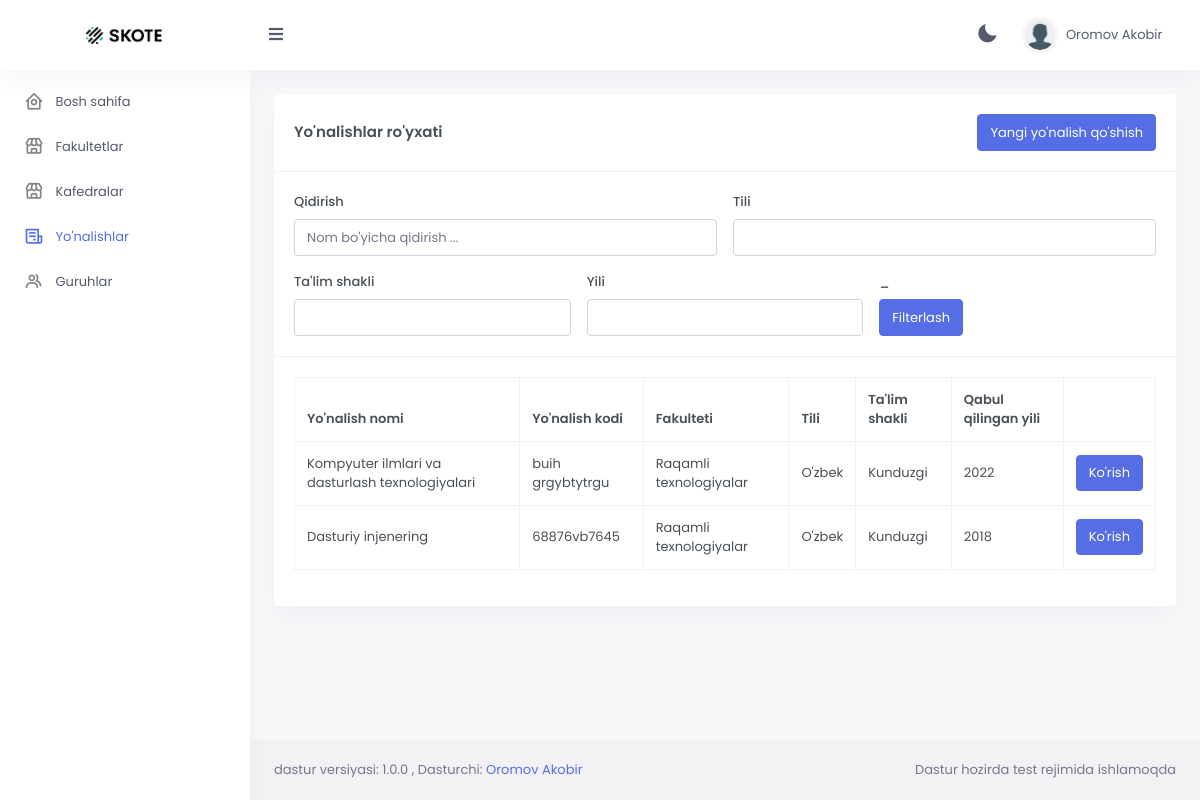
Page /department/direction/all (signed in) on the committed database.
### accounts/models.py (models this page shows, shortened)
class User(AbstractUser):
    phone_number = models.CharField(max_length=30, default='')
    father_name = models.CharField(max_length=100, default='')
    image = models.ImageField(null=True, blank=True)
    class Meta:
        verbose_name = 'User'
        verbose_name_plural = '1. Userlar'

### curriculum/models.py (models this page shows, shortened)
class Direction(models.Model):
    LANGUAGE_CHOICES = (
        ("O'zbek", "O'zbek"),
        ("Rus", "Rus"),
        ("Boshqa", "Boshqa")
    )
    STUDY_FORM_CHOICES = (
        ("Kunduzgi", "Kunduzgi"),
        ("Kechki", "Kechki"),
        ("Sirtqi", "Sirtqi"),
    )
    name = models.CharField(max_length=150, verbose_name='Yo\'nalish nomi')
    faculty = models.ForeignKey(Faculty, on_delete=models.CASCADE, verbose_name='Fakulteti')
    code = models.CharField(max_length=30,null=True, blank=True, verbose_name='Yo\'nalish kodi')
    language = models.CharField(max_length=10, choices=LANGUAGE_CHOICES, verbose_name="Ta'lim tili")
    study_form = models.CharField(max_length=15,choices=STUDY_FORM_CHOICES, verbose_name="Ta'lim shakli")
    year = models.IntegerField(verbose_name='Qabul qilingan yili')
    class Meta:
        verbose_name = 'Yo\'nalish'
        verbose_name_plural = '4. Barcha yo\'nalishlar'

class Faculty(models.Model):
    manager = models.OneToOneField(FacultyManager, on_delete=models.CASCADE)
    name = models.CharField(max_length=150)
    def __str__(self) -> str:
        return self.name
    class Meta:
        verbose_name = 'Fakultet'
        verbose_name_plural = '1. Fakultetlar'

### department/decorators.py (the view)
    def wrapper_func(request: WSGIRequest, *args, **kwargs):
        user = request.user
        if not request.user.is_authenticated:
            raise Http404
        try:
            employee = DepartmentEmployee.objects.get(user_id=request.user.pk)
            employee.user.groups.get(name=DEPARTMENT.name)
        except:
            raise Http404
        return func(request, *args, **kwargs)

### department/forms.py
class DirectionForm(forms.ModelForm):
    class Meta:
        model = Direction
        fields = [
            'name', 'code', 'faculty', 'year',
            'language', 'study_form'
        ]
    def __init__(self, *args, **kwargs):
        super(DirectionForm, self).__init__(*args, **kwargs)
        self.fields['name'].widget.attrs['class'] = 'form-control'
        self.fields['year'].widget.attrs['class'] = 'form-control'
        self.fields['code'].widget.attrs['class'] = 'form-control'
        self.fields['faculty'].widget.attrs['class'] = 'form-select'
        self.fields['language'].widget.attrs['class'] = 'form-select'
        self.fields['study_form'].widget.attrs['class'] = 'form-select'

### department/views/directions.py (called while the page is built)
@login_required(login_url='login')
@security_decorator
def all_direction(request: WSGIRequest):
    search = request.GET.get('search', None)
    language = request.GET.get('language', None)
    study_form = request.GET.get('form', None)
    year = request.GET.get('year', None)
    data = Direction.objects.all()
    if search:
        data = data.filter(name__contains=search)
    if language:
        data = data.filter(language=language)
    if study_form:
        data = data.filter(study_form=study_form)
    if year:
        data = data.filter(year=year)
    form = DirectionForm()
    return render(request, 'department/direction/all.html', {
        'data': data,
        'form': form,
    })

### templates/department/direction/all.html (shortened to what this page needs)
{% extends 'department/base.html' %}
{% block content %}
<div class="row">
    <div class="col-lg-12">
        <div class="card">
            <div class="card-body border-bottom">
                <div class="d-flex align-items-center">
                    <h5 class="mb-0 card-title flex-grow-1"> Yo'nalishlar ro'yxati </h5>
                    <div class="flex-shrink-0">
                        <a href="#" class="btn btn-primary" data-bs-toggle="modal" data-bs-target="#add_direction">Yangi yo'nalish qo'shish</a>
                    </div>
                </div>
            </div>
            <div class="card-body border-bottom">
                <form class="row g-3" method="GET">
                    <div class="col-xxl-4 col-lg-6 form-group">
                        <label for="searchInput">Qidirish</label>
                        <input name="search" type="search" class="form-control" id="searchInput" placeholder="Nom bo'yicha qidirish ...">
                    </div>
                    <div class="col-xxl-2 col-lg-6 form-group" data-select2-id="8">
                        <label for="select_language">Tili</label>
                        <select name="language" class="form-control select2 select2-hidden-accessible" data-select2-id="1" tabindex="-1" aria-hidden="true" id="select_language">
                            <option value=""></option>
                            <option value="O'zbek">O'zbek</option>
                        </select>
                    </div>
                    <div class="col-xxl-2 col-lg-4 form-group" data-select2-id="18">
                        <label for="s_form"> Ta'lim shakli </label>
                        <select name="form" class="form-control select2 select2-hidden-accessible" data-select2-id="4" tabindex="-1" aria-hidden="true" id="s_form">
                            <option value=""></option>
                            <option value="Kunduzgi">Kunduzgi</option>
                        </select>
                    </div>
                    <div class="col-xxl-2 col-lg-4 form-group">
                        <label for="year_s">Yili</label>
                        <input type="number" name="year" id="year_s" class="form-control">
                    </div>
                    <div class="col-xxl-2 col-lg-4 form-group">
                        <label for="w">_</label><br>
                        <input type="submit" value="Filterlash" class="btn btn-primary" id="w">
                    </div>
                </form>
            </div>
            <div class="card-body">
                <div class="table-responsive">
                    <table class="table table-bordered align-middle nowrap">
                        <thead>
                            <tr>
                                <th scope="col">Yo'nalish nomi</th>
                                <th scope="col">Yo'nalish kodi</th>
                                <th scope="col">Fakulteti</th>
                                <th scope="col">Tili</th>
                                <th scope="col">Ta'lim shakli</th>
                                <th scope="col">Qabul qilingan yili</th>
                                <th scope="col"></th>
                            </tr>
                        </thead>
                        <tbody>
                            {% for i in data %}
                            <tr>
                                <td>{{i.name}}</td>
                                <td>{{i.code}}</td>
                                <td>{{i.faculty.name}}</td>
                                <td>{{i.language}}</td>
                                <td>{{i.study_form}}</td>
                                <td>{{i.year}}</td>
                                <td>
                                    <a href="{% url 'd_detail_direction' i.pk %}" class="btn btn-primary">Ko'rish</a>
                                </td>
                            </tr>
                           {% endfor %}
                        </tbody>
                    </table>
                </div>
            </div>
        </div>
    </div>
</div>
{% endblock %}

### templates/department/base.html (shortened to what this page needs)
<!doctype html>
{% load static %}
<html lang="en">
<head>
    <link href="{% static 'skote/assets/css/bootstrap.min.css' %}" id="bootstrap-style" rel="stylesheet"
        type="text/css" />
    <link href="{% static 'skote/assets/css/icons.min.css' %}" rel="stylesheet" type="text/css" />
    <link href="{% static 'skote/assets/css/app.min.css' %}" id="app-style" rel="stylesheet" type="text/css" />
</head>
<body data-sidebar="dark" data-layout-mode="dark">
        <div id="layout-wrapper">
            <header id="page-topbar">
                <div class="navbar-header">
                    <div class="d-flex">
                        <div class="navbar-brand-box">
                            <a href="#" class="logo logo-dark" style="pointer-events: none;">
                                <span class="logo-lg">
                                    <img src="{% static 'skote/assets/images/logo-dark.png' %}" alt="" height="17">
                                </span>
                            </a>
                        </div>
                        <button type="button" class="btn btn-sm px-3 font-size-16 header-item waves-effect"
                            id="vertical-menu-btn">
                            <i class="fa fa-fw fa-bars"></i>
                        </button>
                    </div>
                    <div class="d-flex">
                        <div class="dropdown d-inline-block">
                            <button type="button" class="btn header-item noti-icon waves-effect" data-bs-toggle="dark-mode">
                                <i class='bx bxs-moon' id="icon_dark_mode"></i>
                            </button>
                        </div>
                        <div class="dropdown d-inline-block">
                            <button type="button" class="btn header-item waves-effect" id="page-header-user-dropdown"
                                data-bs-toggle="dropdown" aria-haspopup="true" aria-expanded="false">
                                <img class="rounded-circle header-profile-user"
                                    src="{% static 'skote/assets/images/users/avatar_default.png' %}"
                                    alt="Header Avatar">
                                <span class="d-none d-xl-inline-block ms-1" key="t-henry"> {{user.last_name}} {{user.first_name}} </span>
                                <i class="mdi mdi-chevron-down d-none d-xl-inline-block"></i>
                            </button>
                        </div>
                    </div>
                </div>
            </header>
            <div class="vertical-menu">
                <div data-simplebar class="h-100">
                    <div id="sidebar-menu">
                        <ul class="metismenu list-unstyled" id="side-menu">
                            <li>
                                <a href="#" >
                                    <i class="bx bx-home-circle"></i>
                                    <span key="t-dashboards"> Bosh sahifa </span>
                                </a>
                            </li>
                            <li>
                                <a href="{% url 'd_faculty_all' %}">
                                    <i class="bx bx-store"></i>
                                    <span key="t-dashboards">Fakultetlar</span>
                                </a>
                            </li>
                            <li>
                                <a href="{% url 'd_all_cafedra' %}">
                                    <i class="bx bx-store"></i>
                                    <span key="t-dashboards">Kafedralar</span>
                                </a>
                            </li>
                            <li>
                                <a href="{% url 'd_all_direction' %}">
                                    <i class="bx bx-receipt"></i>
                                    <span key="t-dashboards">Yo'nalishlar</span>
                                </a>
                            </li>
                            <li>
                                <a href="{% url 'd_groups_all' %}">
                                    <i class="bx bx-group"></i>
                                    <span key="t-dashboards">Guruhlar</span>
                                </a>
                            </li>
                        </ul>
                    </div>
                </div>
            </div>
            <div class="main-content">
                <div class="page-content">
                    <div class="container-fluid">
                        {% block content %}{% endblock %}
                    </div>
                </div>
                <footer class="footer">
                    <div class="container-fluid">
                        <div class="row">
                            <div class="col-sm-6"> dastur versiyasi: 1.0.0 , Dasturchi: <a href="#">Oromov Akobir</a></div>
                            <div class="col-sm-6"><div class="text-sm-end d-none d-sm-block"> Dastur hozirda test rejimida ishlamoqda </div></div>
                        </div>
                    </div>
                </footer>
            </div>
        </div>
    </body>
</html>

### rows in the picture
User: last_name "Oromov", first_name "Akobir"
Direction: name "Kompyuter ilmlari va dasturlash texnologiyalari", code "buih grgybtytrgu", faculty.name "Raqamli texnologiyalar", language "O'zbek", study_form "Kunduzgi", year "2022"
Direction: name "Dasturiy injenering", code "68876vb7645", faculty.name "Raqamli texnologiyalar", language "O'zbek", study_form "Kunduzgi", year "2018"
